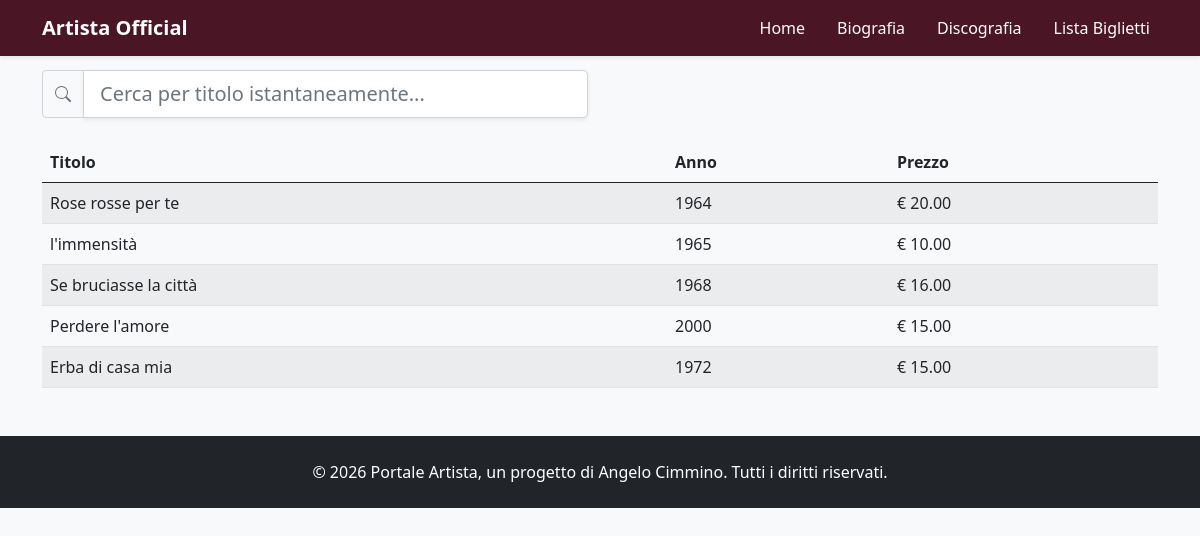
/canzoni/, run on an earlier commit of the app's database.
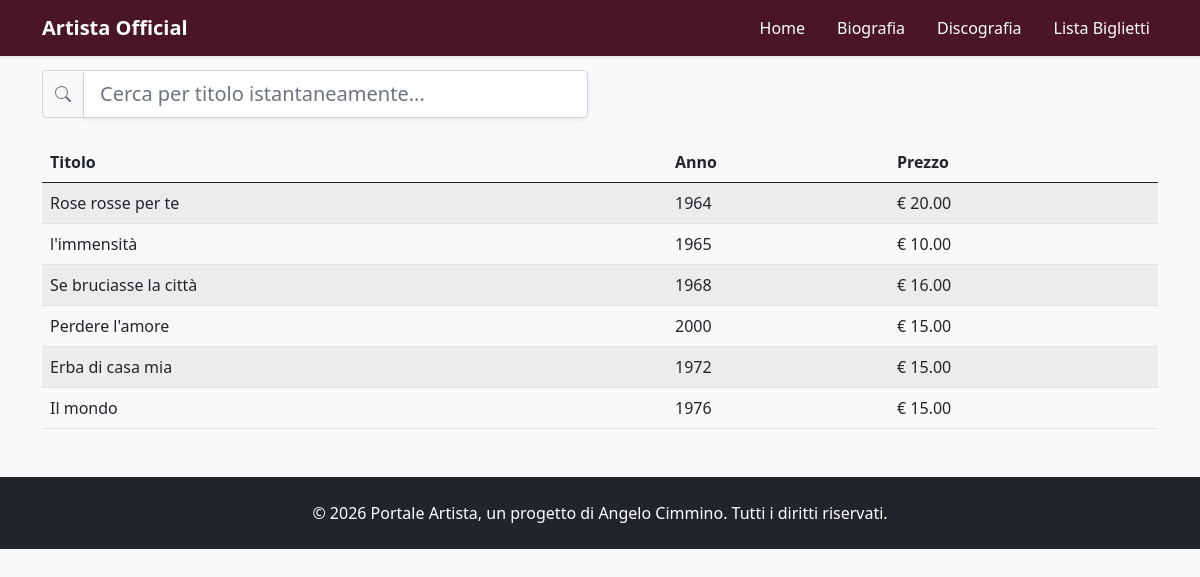
And on a later commit of the database.
### tributo/models.py (models this page shows, shortened)
class Canzone(models.Model):
    titolo = models.CharField(max_length=200)
    anno_uscita = models.IntegerField()
    testo = models.TextField(blank=True, null=True)
    copertina = models.ImageField(upload_to='copertine/', blank=True, null=True)
    prezzo = models.DecimalField(max_digits=5, decimal_places=2, default=0.00)

### tributo/views.py (the view)
# urls.py: path('canzoni/', views.CanzoneListView.as_view(), name='canzone_list'),
class CanzoneListView(ListView):
    model = Canzone
    template_name = 'tributo/canzone_list.html'
    context_object_name = 'canzoni'

### tributo/templates/tributo/canzone_list.html (shortened to what this page needs)
{% extends 'tributo/base.html' %}
{% block content %}
<div class="container mt-4">
    <h2>Elenco Canzoni</h2>
    <div class="d-flex justify-content-between align-items-center mb-3 row">
        <div class="col-md-6 col-sm-12 mb-2">
            <div class="input-group">
                <span class="input-group-text bg-light text-muted" id="search-addon">
                    <svg xmlns="http://w3.org" width="16" height="16" fill="currentColor" class="bi bi-search" viewBox="0 0 16 16">
                        <path d="M11.742 10.344a6.5 6.5 0 1 0-1.397 1.398h-.001c.03.04.062.078.098.115l3.85 3.85a1 1 0 0 0 1.415-1.414l-3.85-3.85a1.007 1.007 0 0 0-.115-.1zM12 6.5a5.5 5.5 0 1 1-11 0 5.5 5.5 0 0 1 11 0z"/>
                    </svg>
                </span>
                <input type="text"
                    id="search-input"
                    class="form-control form-control-lg shadow-sm"
                    placeholder="Cerca per titolo istantaneamente..."
                    aria-describedby="search-addon">
            </div>
        </div>
    </div>
    <table class="table table-striped align-middle" id="canzoni-table">
        <thead>
            <tr>
                <th>Titolo</th>
                <th>Anno</th>
                <th>Prezzo</th>
            </tr>
        </thead>
        <tbody>
            {% for canzone in canzoni %}
            <tr class="canzone-row" data-titolo="{{ canzone.titolo|lower }}">
                <td class="canzone-titolo">{{ canzone.titolo }}</td>
                <td>{{ canzone.anno_uscita }}</td>
                <td>€ {{ canzone.prezzo }}</td>
            </tr>
            {% empty %}
            <tr id="no-results-django">
                <td colspan="4" class="text-center text-muted">Nessuna canzone presente.</td>
            </tr>
            {% endfor %}
        </tbody>
    </table>
</div>
{% endblock %}

What changed in the data, as far as the page shows it:
added Canzone: titolo "Il mondo", anno_uscita "1976", prezzo "15.00"
